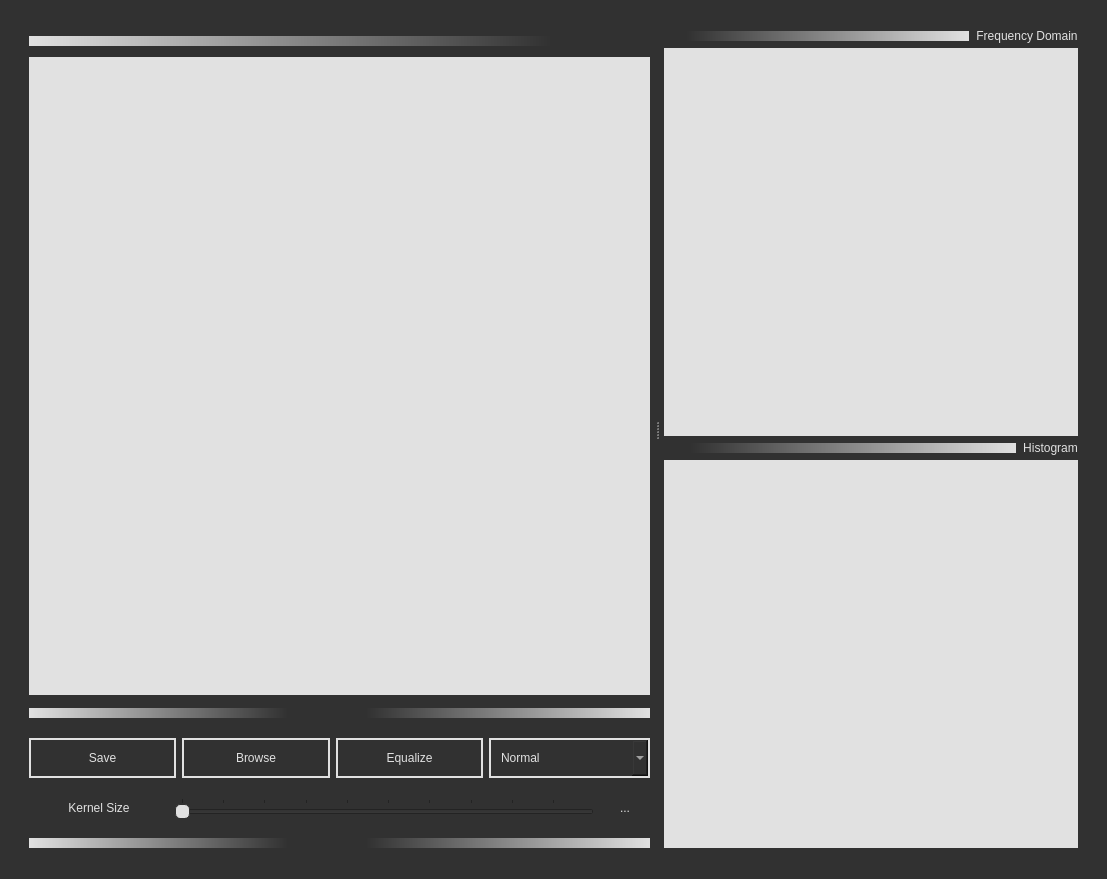
<?xml version="1.0" encoding="UTF-8"?>
<ui version="4.0">
 <class>MainWindow</class>
 <widget class="QMainWindow" name="MainWindow">
  <property name="geometry">
   <rect>
    <x>0</x>
    <y>0</y>
    <width>1107</width>
    <height>879</height>
   </rect>
  </property>
  <property name="windowTitle">
   <string>Image Filters</string>
  </property>
  <property name="windowIcon">
   <iconset>
    <normaloff>photo-filter-1782182-1512960.png</normaloff>photo-filter-1782182-1512960.png</iconset>
  </property>
  <property name="styleSheet">
   <string notr="true">* {
	font: 12pt &quot;Candara&quot;;
	color: rgb(225, 225, 225);
/*	background-color: rgb(39, 39, 52);*/
	background-color: rgb(49, 49, 49);
}

#saveButton ,#openButton, #Equalize, #comboBox {
	border: 2px solid #e1e1e1;
	padding-right: 10px;
	padding-left: 10px;
}

#fftWidget, #histoWidget, #imageview {
/*	background-color: rgb(176, 187, 255);*/
/*	background-color: rgb(4, 144, 145);*/
	background-color: #e1e1e1;
}

#filterSize::handle:horizontal {
	background: #e1e1e1;
    border: 1px solid rgb(49, 49, 49);
    width: 10px;
    margin: -2px 0;
    border-radius: 5px;
}

#label_3, #label_2 {
	background: None;
	padding-left: 7px;
}</string>
  </property>
  <widget class="QWidget" name="centralwidget">
   <layout class="QGridLayout" name="gridLayout">
    <item row="0" column="0">
     <widget class="QSplitter" name="splitter">
      <property name="orientation">
       <enum>Qt::Horizontal</enum>
      </property>
      <widget class="QWidget" name="layoutWidget">
       <layout class="QVBoxLayout" name="verticalLayout_2" stretch="0,1,0,0,0,0">
        <property name="leftMargin">
         <number>20</number>
        </property>
        <property name="topMargin">
         <number>20</number>
        </property>
        <property name="rightMargin">
         <number>5</number>
        </property>
        <item>
         <layout class="QHBoxLayout" name="horizontalLayout_9" stretch="1">
          <item>
           <layout class="QHBoxLayout" name="horizontalLayout_5" stretch="0">
            <property name="topMargin">
             <number>7</number>
            </property>
            <property name="bottomMargin">
             <number>5</number>
            </property>
            <item>
             <widget class="QLabel" name="label_54">
              <property name="maximumSize">
               <size>
                <width>16777215</width>
                <height>10</height>
               </size>
              </property>
              <property name="styleSheet">
               <string notr="true">background-color: rgb(6, 87, 88);
background-color: qlineargradient(spread:pad, x1:0, y1:1, x2:1, y2:1, stop:0 rgba(175, 175, 175, 255), stop:0.915423 rgba(49, 49, 49, 255));
background-color: qlineargradient(spread:pad, x1:0, y1:1, x2:1, y2:1, stop:0 rgb(225, 225, 225, 255), stop:0.840796 rgba(49, 49, 49, 255));</string>
              </property>
              <property name="text">
               <string/>
              </property>
             </widget>
            </item>
           </layout>
          </item>
         </layout>
        </item>
        <item>
         <widget class="QLabel" name="imageview">
          <property name="minimumSize">
           <size>
            <width>600</width>
            <height>600</height>
           </size>
          </property>
          <property name="maximumSize">
           <size>
            <width>2000</width>
            <height>2000</height>
           </size>
          </property>
          <property name="styleSheet">
           <string notr="true"/>
          </property>
          <property name="text">
           <string/>
          </property>
          <property name="alignment">
           <set>Qt::AlignCenter</set>
          </property>
         </widget>
        </item>
        <item>
         <layout class="QHBoxLayout" name="horizontalLayout_4" stretch="1,1">
          <property name="topMargin">
           <number>7</number>
          </property>
          <property name="bottomMargin">
           <number>7</number>
          </property>
          <item>
           <widget class="QLabel" name="label_53">
            <property name="maximumSize">
             <size>
              <width>16777215</width>
              <height>10</height>
             </size>
            </property>
            <property name="styleSheet">
             <string notr="true">background-color: rgb(6, 87, 88);
background-color: qlineargradient(spread:pad, x1:0, y1:1, x2:1, y2:1, stop:0 rgba(175, 175, 175, 255), stop:0.915423 rgba(49, 49, 49, 255));
background-color: qlineargradient(spread:pad, x1:0, y1:1, x2:1, y2:1, stop:0 rgb(225, 225, 225, 255), stop:0.840796 rgba(49, 49, 49, 255));</string>
            </property>
            <property name="text">
             <string/>
            </property>
           </widget>
          </item>
          <item>
           <widget class="QLabel" name="label_58">
            <property name="maximumSize">
             <size>
              <width>16777215</width>
              <height>10</height>
             </size>
            </property>
            <property name="styleSheet">
             <string notr="true">background-color: rgb(6, 87, 88);

background-color: qlineargradient(spread:pad, x1:0, y1:0, x2:1, y2:0, stop:0.0746269 rgba(49, 49, 49, 255), stop:1 rgb(225, 225, 225, 255));</string>
            </property>
            <property name="text">
             <string/>
            </property>
           </widget>
          </item>
         </layout>
        </item>
        <item>
         <layout class="QHBoxLayout" name="horizontalLayout" stretch="1,1,1,1">
          <property name="topMargin">
           <number>7</number>
          </property>
          <property name="bottomMargin">
           <number>7</number>
          </property>
          <item>
           <widget class="QPushButton" name="saveButton">
            <property name="minimumSize">
             <size>
              <width>0</width>
              <height>40</height>
             </size>
            </property>
            <property name="text">
             <string>Save</string>
            </property>
           </widget>
          </item>
          <item>
           <widget class="QPushButton" name="openButton">
            <property name="minimumSize">
             <size>
              <width>0</width>
              <height>40</height>
             </size>
            </property>
            <property name="cursor">
             <cursorShape>PointingHandCursor</cursorShape>
            </property>
            <property name="styleSheet">
             <string notr="true"/>
            </property>
            <property name="text">
             <string>Browse</string>
            </property>
           </widget>
          </item>
          <item>
           <widget class="QPushButton" name="Equalize">
            <property name="minimumSize">
             <size>
              <width>0</width>
              <height>40</height>
             </size>
            </property>
            <property name="cursor">
             <cursorShape>PointingHandCursor</cursorShape>
            </property>
            <property name="styleSheet">
             <string notr="true"/>
            </property>
            <property name="text">
             <string>Equalize</string>
            </property>
           </widget>
          </item>
          <item>
           <widget class="QComboBox" name="comboBox">
            <property name="minimumSize">
             <size>
              <width>0</width>
              <height>40</height>
             </size>
            </property>
            <property name="cursor">
             <cursorShape>PointingHandCursor</cursorShape>
            </property>
            <property name="styleSheet">
             <string notr="true"/>
            </property>
            <property name="frame">
             <bool>true</bool>
            </property>
            <item>
             <property name="text">
              <string>Normal</string>
             </property>
            </item>
            <item>
             <property name="text">
              <string>Low pass filter</string>
             </property>
            </item>
            <item>
             <property name="text">
              <string>Median filter</string>
             </property>
            </item>
            <item>
             <property name="text">
              <string>High pass filter</string>
             </property>
            </item>
            <item>
             <property name="text">
              <string>Laplacian filter</string>
             </property>
            </item>
            <item>
             <property name="text">
              <string>Low pass filter spatial</string>
             </property>
            </item>
            <item>
             <property name="text">
              <string>High pass filter spatial</string>
             </property>
            </item>
           </widget>
          </item>
         </layout>
        </item>
        <item>
         <layout class="QHBoxLayout" name="horizontalLayout_2" stretch="1,3,1">
          <property name="topMargin">
           <number>7</number>
          </property>
          <property name="bottomMargin">
           <number>7</number>
          </property>
          <item>
           <widget class="QLabel" name="sliderLabel">
            <property name="text">
             <string>Kernel Size</string>
            </property>
            <property name="alignment">
             <set>Qt::AlignCenter</set>
            </property>
           </widget>
          </item>
          <item>
           <widget class="QSlider" name="filterSize">
            <property name="cursor">
             <cursorShape>PointingHandCursor</cursorShape>
            </property>
            <property name="minimum">
             <number>1</number>
            </property>
            <property name="singleStep">
             <number>4</number>
            </property>
            <property name="value">
             <number>1</number>
            </property>
            <property name="orientation">
             <enum>Qt::Horizontal</enum>
            </property>
            <property name="tickPosition">
             <enum>QSlider::TicksAbove</enum>
            </property>
            <property name="tickInterval">
             <number>10</number>
            </property>
           </widget>
          </item>
          <item>
           <widget class="QLabel" name="sliderValue">
            <property name="maximumSize">
             <size>
              <width>50</width>
              <height>16777215</height>
             </size>
            </property>
            <property name="text">
             <string>...</string>
            </property>
            <property name="alignment">
             <set>Qt::AlignCenter</set>
            </property>
           </widget>
          </item>
         </layout>
        </item>
        <item>
         <layout class="QHBoxLayout" name="horizontalLayout_8" stretch="1,1">
          <property name="topMargin">
           <number>7</number>
          </property>
          <property name="bottomMargin">
           <number>0</number>
          </property>
          <item>
           <widget class="QLabel" name="label_57">
            <property name="maximumSize">
             <size>
              <width>16777215</width>
              <height>10</height>
             </size>
            </property>
            <property name="styleSheet">
             <string notr="true">background-color: rgb(6, 87, 88);
background-color: qlineargradient(spread:pad, x1:0, y1:1, x2:1, y2:1, stop:0 rgba(175, 175, 175, 255), stop:0.915423 rgba(49, 49, 49, 255));
background-color: qlineargradient(spread:pad, x1:0, y1:1, x2:1, y2:1, stop:0 rgb(225, 225, 225, 255), stop:0.840796 rgba(49, 49, 49, 255));</string>
            </property>
            <property name="text">
             <string/>
            </property>
           </widget>
          </item>
          <item>
           <widget class="QLabel" name="label_62">
            <property name="maximumSize">
             <size>
              <width>16777215</width>
              <height>10</height>
             </size>
            </property>
            <property name="styleSheet">
             <string notr="true">background-color: rgb(6, 87, 88);

background-color: qlineargradient(spread:pad, x1:0, y1:0, x2:1, y2:0, stop:0.0746269 rgba(49, 49, 49, 255), stop:1 rgb(225, 225, 225, 255));</string>
            </property>
            <property name="text">
             <string/>
            </property>
           </widget>
          </item>
         </layout>
        </item>
       </layout>
      </widget>
      <widget class="QWidget" name="layoutWidget">
       <layout class="QVBoxLayout" name="verticalLayout" stretch="0,1,0,1">
        <property name="spacing">
         <number>0</number>
        </property>
        <property name="sizeConstraint">
         <enum>QLayout::SetDefaultConstraint</enum>
        </property>
        <property name="leftMargin">
         <number>5</number>
        </property>
        <property name="topMargin">
         <number>20</number>
        </property>
        <property name="rightMargin">
         <number>20</number>
        </property>
        <item>
         <layout class="QHBoxLayout" name="horizontalLayout_10" stretch="1,0">
          <property name="bottomMargin">
           <number>5</number>
          </property>
          <item>
           <widget class="QLabel" name="label_65">
            <property name="maximumSize">
             <size>
              <width>16777215</width>
              <height>10</height>
             </size>
            </property>
            <property name="styleSheet">
             <string notr="true">background-color: rgb(6, 87, 88);

background-color: qlineargradient(spread:pad, x1:0, y1:0, x2:1, y2:0, stop:0.0746269 rgba(49, 49, 49, 255), stop:1 rgb(225, 225, 225, 255));</string>
            </property>
            <property name="text">
             <string/>
            </property>
           </widget>
          </item>
          <item>
           <widget class="QLabel" name="label_3">
            <property name="text">
             <string>Frequency Domain</string>
            </property>
            <property name="alignment">
             <set>Qt::AlignCenter</set>
            </property>
           </widget>
          </item>
         </layout>
        </item>
        <item>
         <widget class="PlotWidget" name="fftWidget" native="true">
          <property name="minimumSize">
           <size>
            <width>400</width>
            <height>300</height>
           </size>
          </property>
          <property name="maximumSize">
           <size>
            <width>800</width>
            <height>16777215</height>
           </size>
          </property>
          <property name="styleSheet">
           <string notr="true"/>
          </property>
         </widget>
        </item>
        <item>
         <layout class="QHBoxLayout" name="horizontalLayout_3" stretch="1,0">
          <property name="topMargin">
           <number>5</number>
          </property>
          <property name="bottomMargin">
           <number>5</number>
          </property>
          <item>
           <widget class="QLabel" name="label_64">
            <property name="maximumSize">
             <size>
              <width>16777215</width>
              <height>10</height>
             </size>
            </property>
            <property name="styleSheet">
             <string notr="true">background-color: rgb(6, 87, 88);

background-color: qlineargradient(spread:pad, x1:0, y1:0, x2:1, y2:0, stop:0.0746269 rgba(49, 49, 49, 255), stop:1 rgb(225, 225, 225, 255));</string>
            </property>
            <property name="text">
             <string/>
            </property>
           </widget>
          </item>
          <item>
           <widget class="QLabel" name="label_2">
            <property name="text">
             <string>Histogram</string>
            </property>
            <property name="alignment">
             <set>Qt::AlignCenter</set>
            </property>
           </widget>
          </item>
         </layout>
        </item>
        <item>
         <widget class="PlotWidget" name="histoWidget" native="true">
          <property name="minimumSize">
           <size>
            <width>400</width>
            <height>300</height>
           </size>
          </property>
          <property name="maximumSize">
           <size>
            <width>800</width>
            <height>16777215</height>
           </size>
          </property>
          <property name="styleSheet">
           <string notr="true"/>
          </property>
         </widget>
        </item>
       </layout>
      </widget>
     </widget>
    </item>
   </layout>
  </widget>
  <widget class="QStatusBar" name="statusbar"/>
  <action name="actionopen">
   <property name="text">
    <string>Browse</string>
   </property>
  </action>
  <action name="actionremove">
   <property name="text">
    <string>remove</string>
   </property>
  </action>
  <action name="actionexit">
   <property name="text">
    <string>exit</string>
   </property>
  </action>
 </widget>
 <customwidgets>
  <customwidget>
   <class>PlotWidget</class>
   <extends>QWidget</extends>
   <header location="global">pyqtgraph</header>
   <container>1</container>
  </customwidget>
 </customwidgets>
 <resources/>
 <connections/>
</ui>
